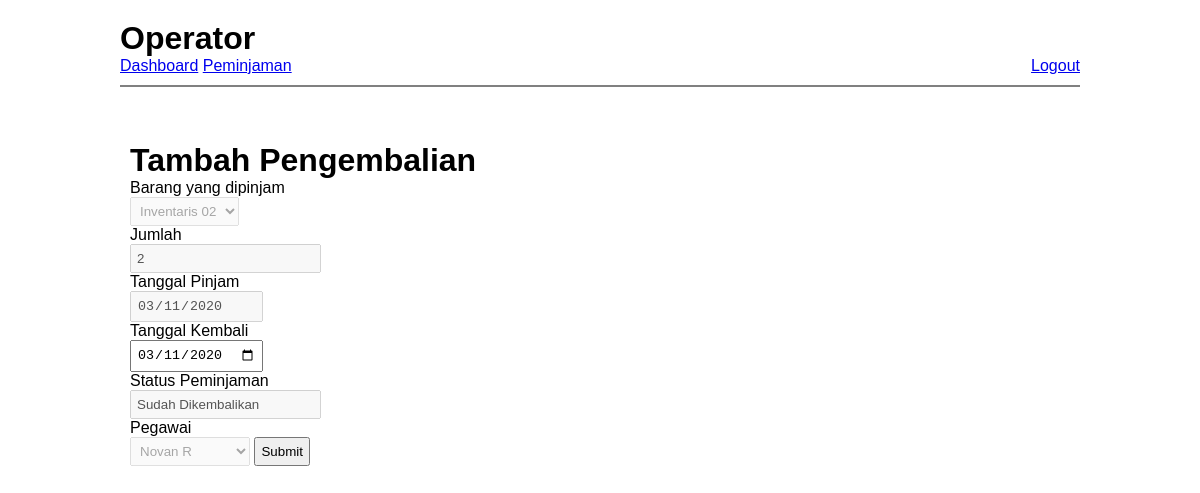
Screenshot of /admin_edit_pengembalian.php?id_detail_pinjam=5e60f6f4ea1e9 (signed in) with the database file from the repository.
### tables this page shows
CREATE TABLE `detail_pinjam` (
  `id_detail_pinjam` varchar(255) NOT NULL,
  `id_inventaris` varchar(255) NOT NULL,
  `jumlah` varchar(255) NOT NULL,
  `id_peminjaman` varchar(255) NOT NULL
);

CREATE TABLE `peminjaman` (
  `id_peminjaman` varchar(255) NOT NULL,
  `tanggal_pinjam` varchar(255) DEFAULT NULL,
  `tanggal_kembali` varchar(255) NOT NULL,
  `status_peminjaman` varchar(255) NOT NULL,
  `id_pegawai` varchar(255) NOT NULL
);

### classes/Database.php (called while the page is built)
<?php
class Database{
 	private $db, $result;
	var $host = "localhost";
	var $name = "root";
	var $pass = "";
	var $db_name = "latihan_inventaris";
	function __construct(){
		$this->db = mysqli_connect($this->host, $this->name, $this->pass,$this->db_name);
	}
	function run($query) {
		 return $this->result = mysqli_query($this->db, $query);
	}
	public function escape($name) {
		return $this->db->real_escape_string($name);
	}
}
?>

### classes/Detail_Pinjam.php (called while the page is built, shortened)
<?php
require_once 'Database.php';
Class Detail_Pinjam extends Database {
	public function get_where($x,$y) {
		$x = $this->escape($x);
		$y = $this->escape($y);
		return $this->run("
			SELECT id_detail_pinjam,detail_pinjam.id_peminjaman,detail_pinjam.id_inventaris,pegawai.id_pegawai,detail_pinjam.jumlah,
			inventaris.nama,tanggal_pinjam,tanggal_kembali,status_peminjaman,nama_pegawai FROM detail_pinjam
			inner join inventaris on detail_pinjam.id_inventaris=inventaris.id_inventaris
			inner join peminjaman on detail_pinjam.id_peminjaman=peminjaman.id_peminjaman
			inner join pegawai on peminjaman.id_pegawai=pegawai.id_pegawai WHERE $x='$y'");
	}
}
 ?>

### classes/Inventaris.php (called while the page is built, shortened)
<?php
require_once 'Database.php';
Class Inventaris extends Database {
	public function get_all() {
		return $this->run("SELECT * FROM inventaris");
	}
}
 ?>

### classes/Pegawai.php (called while the page is built, shortened)
<?php
require_once 'Database.php';
Class Pegawai extends Database {
	public function get_all() {
		return $this->run("SELECT * FROM pegawai");
	}
}
 ?>

### admin_edit_pengembalian.php (the view, shortened to what this page needs)
<?php
$detail_pinjam = new Detail_Pinjam();
$inventaris = new Inventaris();
$pegawai   = new Pegawai();
$data = $detail_pinjam->get_where('id_detail_pinjam',$_GET['id_detail_pinjam']);
require_once 'templates/header-admin.php';
 ?>
 <div class="wrapper">
	<h1>Tambah Pengembalian</h1>
	<form method="POST">
		<?php foreach ($data as $row) { ?>
		<label for="inventaris">Barang yang dipinjam</label><br>
		<select name="id_inventaris" disabled>
			<?php foreach ($inventaris->get_all() as $row_inventaris) { ?>
			<?php $x = $row_inventaris['id_inventaris'] == $row['id_inventaris'] ? 'selected' : '' ?>
			<option value="<?=$row_inventaris['id_inventaris']?>" <?=$x?>><?=$row_inventaris['nama']?></option>
			<?php } ?>
		</select><br>
		<label for="jumlah">Jumlah</label><br>
		<input type="number" name="jumlah" disabled placeholder="Masukan Angka" min="1" value="<?=$row['jumlah']?>"><br>
		<label for="tgl_pinjam">Tanggal Pinjam</label><br>
		<input type="date" name="tgl_pinjam" value="<?=$row['tanggal_pinjam']?>" disabled><br>
		<label for="tgl_pinjam">Tanggal Kembali</label><br>
		<input type="date" name="tgl_kembali" value="<?=$row['tanggal_kembali']?>"><br>
		<label for="status">Status Peminjaman</label><br>
		<input type="text" name="status" placeholder="Masukan Status Peminjaman" value="<?=$row['status_peminjaman']?>" disabled><br>
		<label for="pegawai">Pegawai</label><br>
		<select name="pegawai" disabled>
			<?php foreach ($pegawai->get_all() as $rows) { ?>
				<?php $x = $row['id_pegawai'] == $rows['id_pegawai'] ? 'selected' : '' ?>
				<option <?=$x?> value="<?=$rows['id_pegawai']?>"><?=$rows['nama_pegawai']?></option>
			<?php } ?>
		</select>
		<input type="submit" name="submit" value="Submit">
		<?php } ?>
	</form>
</body>
</html>

### assets/style.css (style rules this page uses)
* { margin: 0; padding: 0; }
body { font-family: Arial, Helvetica, sans-serif; }
th,td,input,select { padding: 5px; }
.wrapper { margin: 5px; padding: 5px; }

### rows the page displays
detail_pinjam: jumlah "2", tgl_pinjam "03/11/2020", tgl_kembali "03/11/2020", status "Sudah Dikembalikan"

### other values shown
$_SESSION['level'] "Operator"
form field id_inventaris "Inventaris 02"
form field pegawai "Novan R"
